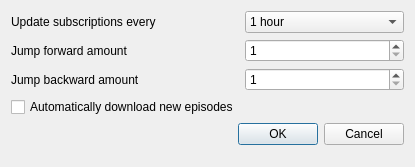
<?xml version="1.0" encoding="UTF-8"?>
<ui version="4.0">
 <class>SettingsWindow</class>
 <widget class="QDialog" name="SettingsWindow">
  <property name="geometry">
   <rect>
    <x>0</x>
    <y>0</y>
    <width>415</width>
    <height>167</height>
   </rect>
  </property>
  <property name="windowTitle">
   <string>Oboe Settings</string>
  </property>
  <layout class="QFormLayout" name="formLayout">
   <item row="0" column="0">
    <widget class="QLabel" name="label">
     <property name="text">
      <string>Update subscriptions every</string>
     </property>
    </widget>
   </item>
   <item row="0" column="1">
    <widget class="QComboBox" name="subscriptionUpdateRate">
     <property name="currentIndex">
      <number>3</number>
     </property>
     <item>
      <property name="text">
       <string>10 minutes</string>
      </property>
     </item>
     <item>
      <property name="text">
       <string>15 minutes</string>
      </property>
     </item>
     <item>
      <property name="text">
       <string>30 minutes</string>
      </property>
     </item>
     <item>
      <property name="text">
       <string>1 hour</string>
      </property>
     </item>
     <item>
      <property name="text">
       <string>2 hours</string>
      </property>
     </item>
     <item>
      <property name="text">
       <string>4 hours</string>
      </property>
     </item>
     <item>
      <property name="text">
       <string>8 hours</string>
      </property>
     </item>
     <item>
      <property name="text">
       <string>24 hours</string>
      </property>
     </item>
    </widget>
   </item>
   <item row="1" column="0">
    <widget class="QLabel" name="label_2">
     <property name="text">
      <string>Jump forward amount</string>
     </property>
    </widget>
   </item>
   <item row="1" column="1">
    <widget class="QSpinBox" name="jumpForwardsTime">
     <property name="minimum">
      <number>1</number>
     </property>
     <property name="maximum">
      <number>60</number>
     </property>
    </widget>
   </item>
   <item row="2" column="0">
    <widget class="QLabel" name="label_3">
     <property name="text">
      <string>Jump backward amount</string>
     </property>
    </widget>
   </item>
   <item row="2" column="1">
    <widget class="QSpinBox" name="jumpBackwardsTime">
     <property name="minimum">
      <number>1</number>
     </property>
     <property name="maximum">
      <number>60</number>
     </property>
    </widget>
   </item>
   <item row="3" column="0">
    <widget class="QCheckBox" name="automaticDownloadCheckBox">
     <property name="text">
      <string>Automatically download new episodes</string>
     </property>
    </widget>
   </item>
   <item row="4" column="0" colspan="2">
    <widget class="QDialogButtonBox" name="buttonBox">
     <property name="standardButtons">
      <set>QDialogButtonBox::Cancel|QDialogButtonBox::Ok</set>
     </property>
    </widget>
   </item>
  </layout>
 </widget>
 <resources/>
 <connections/>
</ui>
